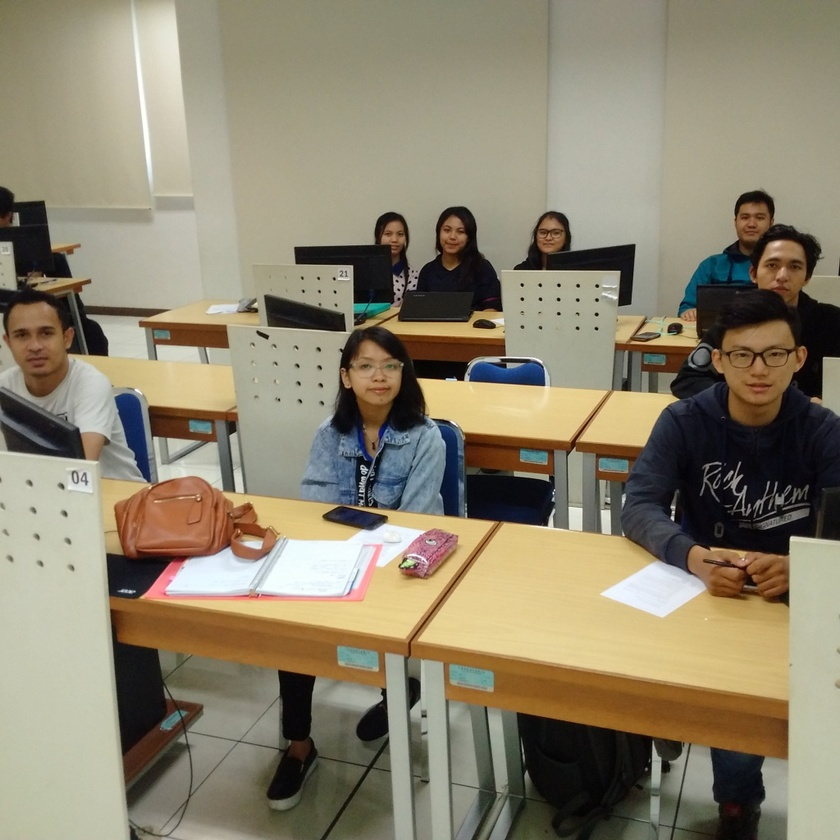
#> input picture dataset/classroom/03.jpg, 840 x 840 px, shrunk from 1024 x 1024 before the run
$ jupyter execute 01_Mengenal_Representasi_Citra_pada_OpenCV.ipynb   (shell and % lines are left out)
#> lines starting #> are read from the running program, lines starting #| are printed output that depends on the picture
# Image Representation in OpenCV (RGB vs BGR)

## Dependencies

Berikut adalah daftar modules dan packages yang perlu kita install untuk dapat mengikuti tutorial ini:

- [OpenCV](https://opencv.org/)
- [opencv-python](https://pypi.org/project/opencv-python/): ```pip install -U opencv-python```
- [Matplotlib](https://matplotlib.org/): ```pip install -U matplotlib```

## Import Modules

Berikut adalah beberapa Python modules yang perlu kita import untuk dapat mengikuti tutorial ini.

[cell 1]
import cv2
import matplotlib.pyplot as plt

## Global Identifiers

Dalam tutorial ini terdapat beberapa file foto yang dapat digunakan untuk mempelajari deteksi wajah.

[cell 2]
IMAGE_PATH = './dataset/classroom/03.jpg'
# IMAGE_PATH = './dataset/babies/03.jpg'

## Load Image Dataset

Membuat objek image OpenCV

[cell 3]
bgr_img = cv2.imread(IMAGE_PATH)
#> bgr_img is the input picture: shape (840, 840, 3); mean B, G, R 109.9, 131.5, 140.3

[cell 4]
bgr_img.shape
#> Out = (840, 840, 3)

[cell 5]
bgr_img

[cell 6]
plt.figure(figsize=(5, 5))
plt.imshow(bgr_img)

## RGB Format

[cell 7]
rgb_img = cv2.cvtColor(bgr_img, cv2.COLOR_BGR2RGB)

[cell 8]
plt.figure(figsize=(5, 5))
plt.imshow(rgb_img)

## Gray Scale Image

[cell 9]
gray_img = cv2.cvtColor(src=rgb_img, code=cv2.COLOR_RGB2GRAY)
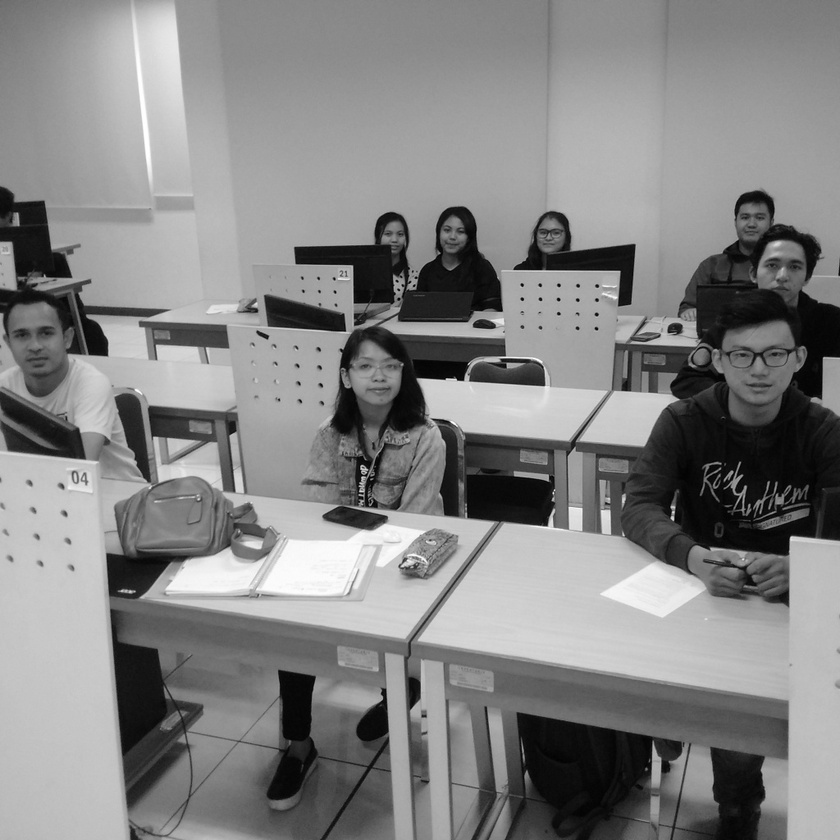
#> gray_img: shape (840, 840); min 0, max 255, mean 131.7

[cell 10]
plt.figure(figsize=(5, 5))
plt.imshow(gray_img)

[cell 11]
plt.figure(figsize=(5, 5))
plt.imshow(cv2.cvtColor(src=gray_img, code=cv2.COLOR_GRAY2RGB))


$ run again, with dataset/babies/03.jpg copied over dataset/classroom/03.jpg
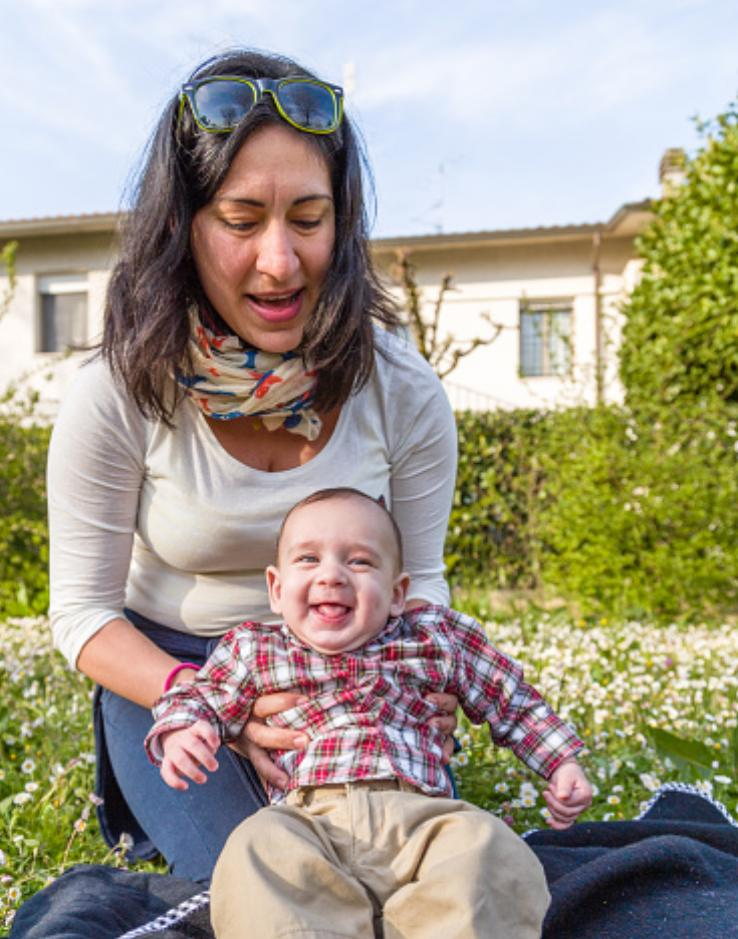
#> input picture dataset/babies/03.jpg, 738 x 939 px
#> bgr_img is the input picture: shape (939, 738, 3); mean B, G, R 137.6, 154.3, 161.3
#> `gray_img = cv2.cvtColor(src=rgb_img, code=cv2.COLOR_RGB2GRAY)`:
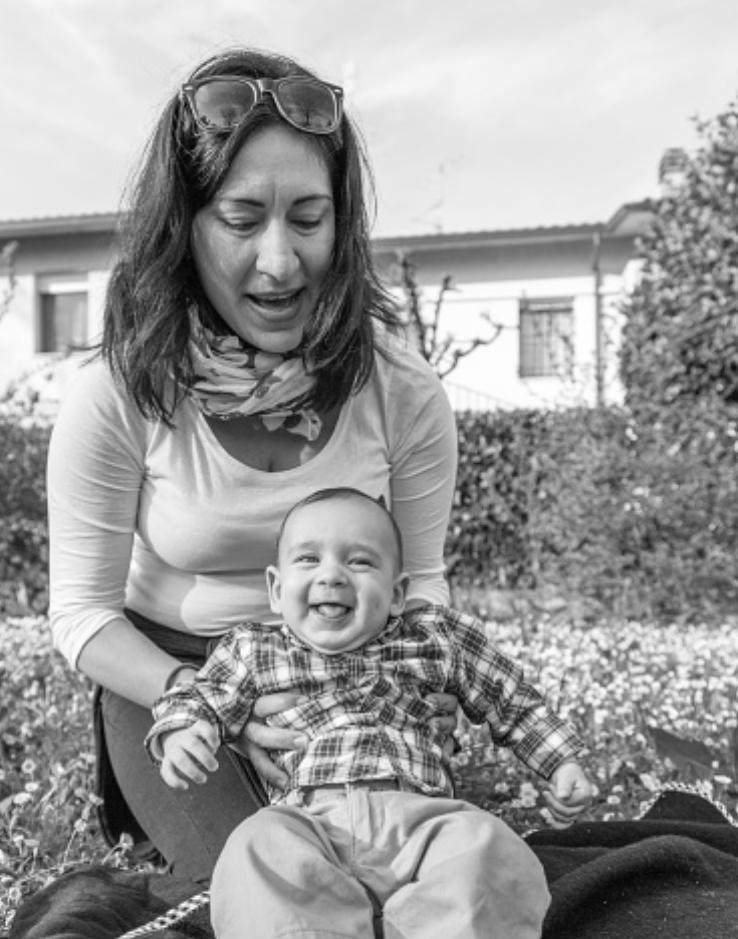
#> gray_img: shape (939, 738); min 1, max 255, mean 154.5

$ run again, with dataset/classroom/01.jpg copied over dataset/classroom/03.jpg
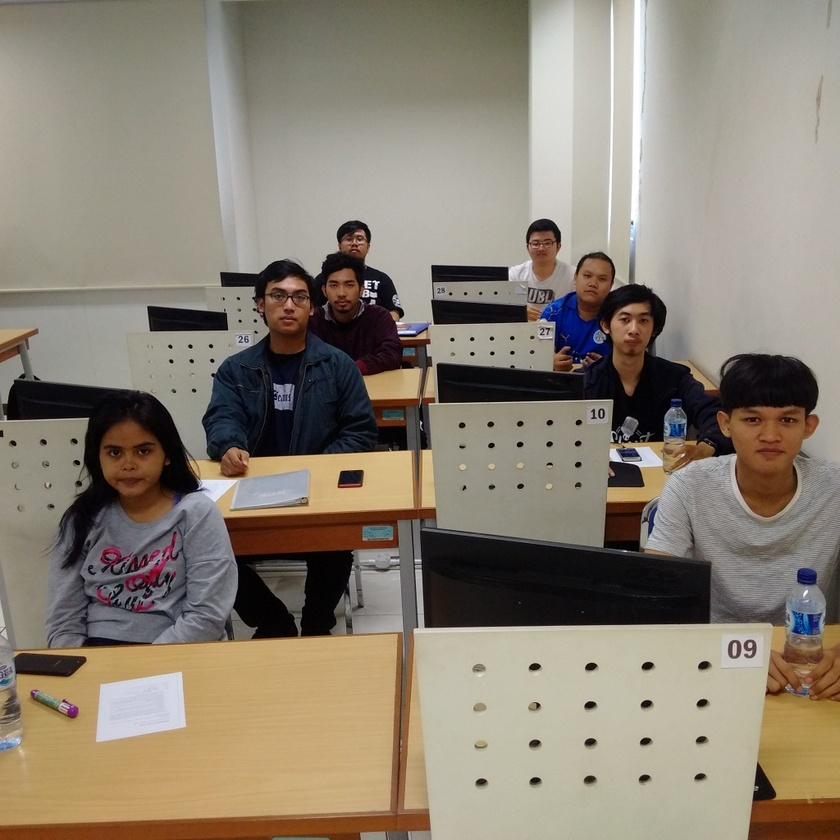
#> input picture dataset/classroom/01.jpg, 840 x 840 px, shrunk from 1024 x 1024 before the run
#> bgr_img is the input picture: shape (840, 840, 3); mean B, G, R 114.5, 128.9, 138.9
#> `gray_img = cv2.cvtColor(src=rgb_img, code=cv2.COLOR_RGB2GRAY)`:
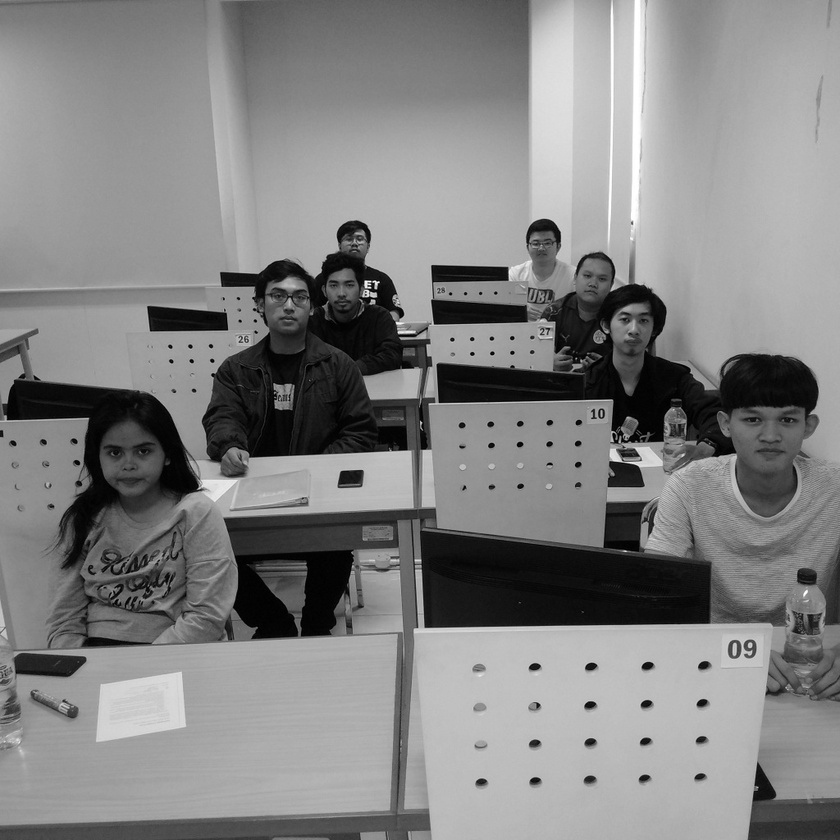
#> gray_img: shape (840, 840); min 0, max 255, mean 130.2

$ run again, with dataset/classroom/02.jpg copied over dataset/classroom/03.jpg
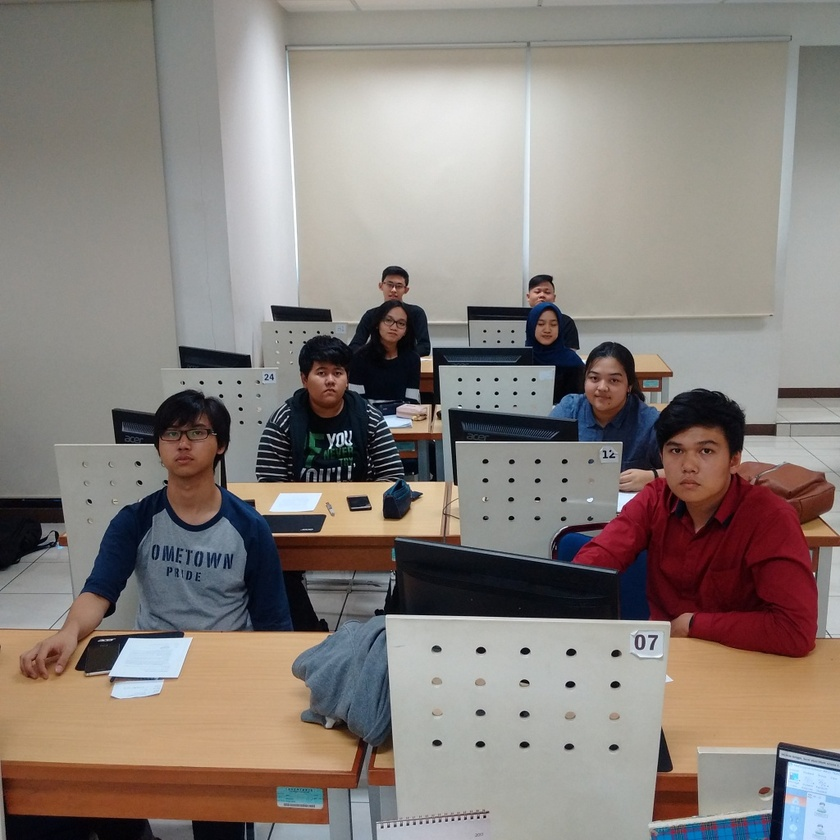
#> input picture dataset/classroom/02.jpg, 840 x 840 px, shrunk from 1024 x 1024 before the run
#> bgr_img is the input picture: shape (840, 840, 3); mean B, G, R 123.4, 128.8, 137
#> `gray_img = cv2.cvtColor(src=rgb_img, code=cv2.COLOR_RGB2GRAY)`:
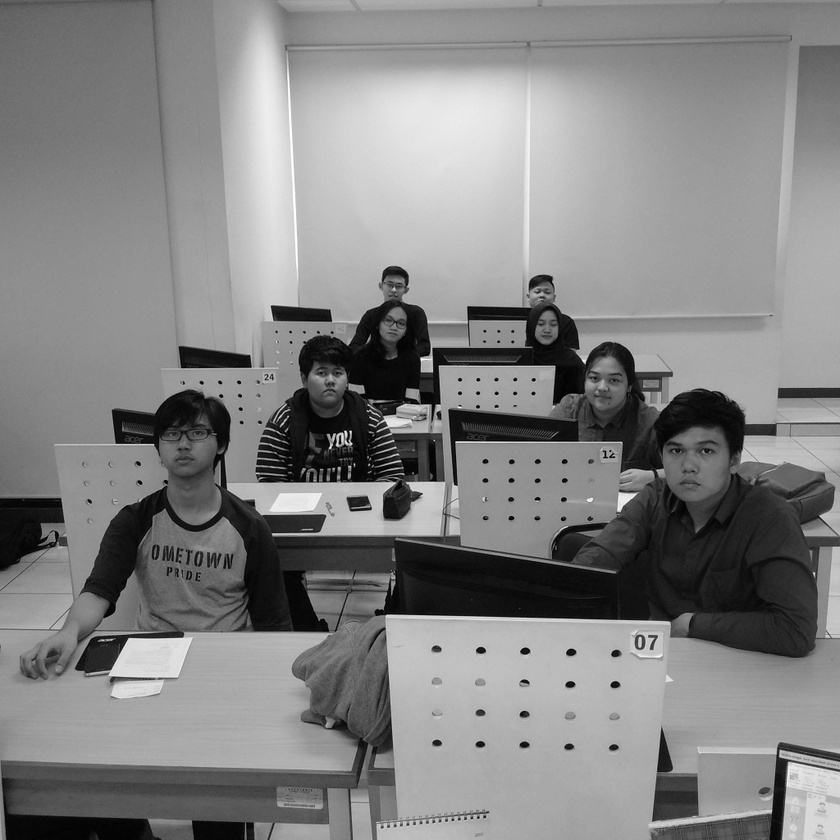
#> gray_img: shape (840, 840); min 0, max 255, mean 130.7
